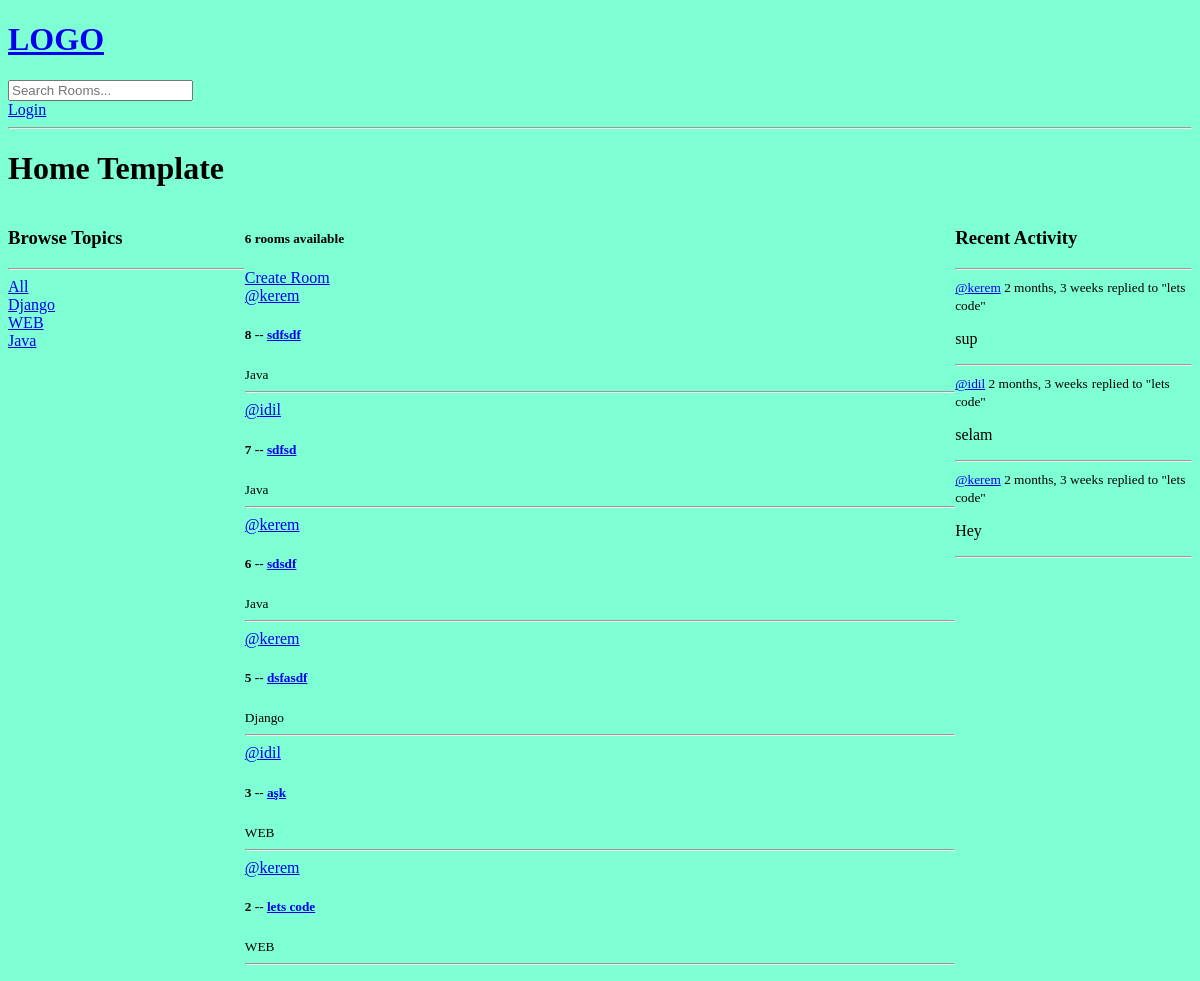
The app's page /, older data.
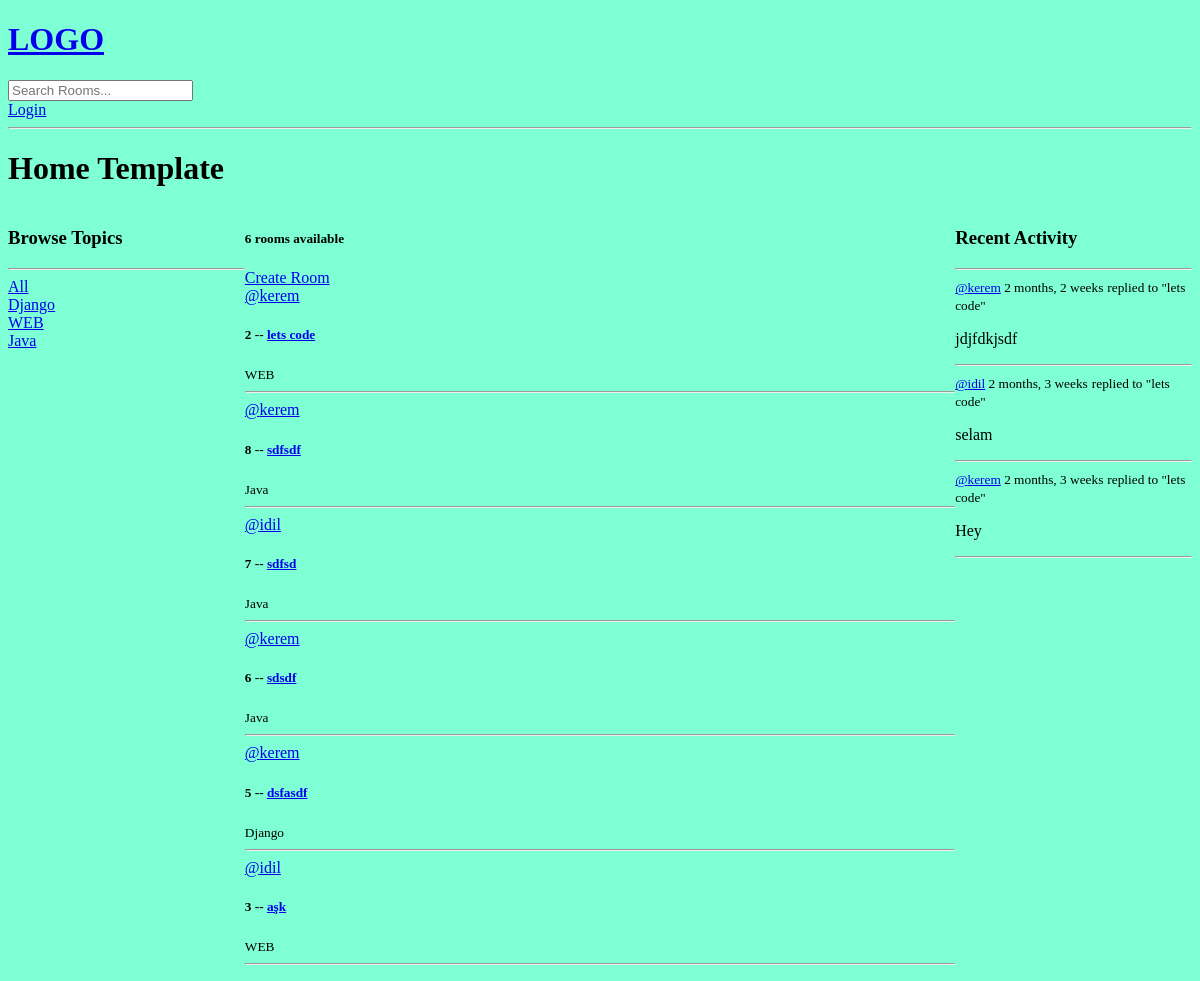
The same page, newer data.
### base/models.py (models this page shows, shortened)
class Topic(models.Model):
  name = models.CharField(max_length=200)

class Room(models.Model):
  host = models.ForeignKey(User, on_delete=models.CASCADE, null=True)
  topic = models.ForeignKey(Topic, on_delete=models.SET_NULL, null=True)
  name = models.CharField(max_length=200)
  description = models.TextField(null = True, blank=True)
  participants = models.ManyToManyField(User, related_name='participants', blank=True)
  updated = models.DateTimeField(auto_now=True)
  created = models.DateTimeField(auto_now_add=True)
  class Meta:
    ordering = ['-updated', '-created']
  def __str__(self):
    return self.name

class Message(models.Model):
  user = models.ForeignKey(User, on_delete=models.CASCADE)
  room = models.ForeignKey(Room, on_delete=models.CASCADE)
  body = models.TextField()
  updated = models.DateTimeField(auto_now=True)
  created = models.DateTimeField(auto_now_add=True)
  class Meta:
    ordering = ['-updated', '-created']
  def __str__(self):
    return self.body[0:50]

### base/views.py (the view)
# urls.py: path('', views.home, name="home"),
def home(request):
    q = request.GET.get('q') if request.GET.get('q') != None else ''
    rooms = Room.objects.filter(Q(topic__name__icontains=q) | Q(name__icontains = q) | Q(description__icontains = q))
    topics = Topic.objects.all()
    room_count = rooms.count()
    room_messages = Message.objects.filter(Q(room__topic__name__icontains=q))
    context = {'rooms': rooms, 'topics': topics, 'room_count':room_count, 'room_messages': room_messages}
    return render(request, 'base/home.html', context)

### base/templates/base/home.html (shortened to what this page needs)
{% extends 'main.html' %}
{% block content %}
<h1> Home Template</h1>
<div class="home-container">
      <div>
        {% include 'base/topics_component.html' %}
      </div>
      <div>
          <h5>{{room_count}} rooms available</h5>
          <a href="{% url 'create-room'%}">Create Room</a>
          {% include 'base/feed_component.html' %}
      </div>
      <div>
          {% include 'base/activity_component.html' %}
      </div>
    </div>
{% endblock content %}

### base/templates/base/topics_component.html
<h3>Browse Topics</h3>
<hr />
<div>
  <a href="{% url 'home'%}">All</a>
</div>
{% for topic in topics %}
<div>
  <a href="{% url 'home'%}?q={{topic.name}}">{{topic.name}}</a>
</div>
{% endfor %}

### base/templates/base/feed_component.html (shortened to what this page needs)
          <div>
            {% for room in rooms %}
              <div>
                <a href="{% url 'user-profile' room.host.id %}">@{{room.host.username}}</a>
                <h5>{{room.id}} -- <a href="{% url 'room' room.id %}">{{room.name}}</a></a></h5>
                <small>{{room.topic.name}}</small>
                <hr>
              </div>
            {% endfor %}
          </div>

### base/templates/base/activity_component.html (shortened to what this page needs)
<h3>Recent Activity</h3>
<hr />
{% for message in room_messages %}
<div>
  <small><a href="{% url 'user-profile' message.user.id %}">@{{message.user}}</a> {{message.created|timesince}}</small>
  <small>replied to "{{message.room}}"</small>
  <p>{{message}}</p>
  <hr />
</div>
{% endfor %}

Row changes from the older to the newer data that the page shows:
removed Message: user "kerem", created "2 months, 3 weeks", room "lets code", body "sup"
changed Room "lets code": moves up the list
added Message: user "kerem", created "2 months, 2 weeks", room "lets code", body "jdjfdkjsdf"
